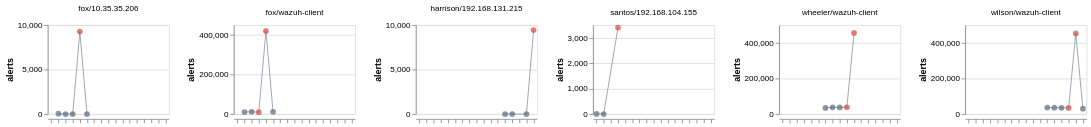

Write a Vega-Lite specification for this figure.
### Vega-Lite specification from a JSON file in a GitHub repository (floating-point values rounded to 4 significant figures)
{"$schema": "https://vega.github.io/schema/vega-lite/v5.json", "data": {"values": [{"host": "fox/10.35.35.206", "day": "2022-01-15", "count": 46, "baseline": 1, "z": 30.4, "severity": "benign"}, {"host": "fox/10.35.35.206", "day": "2022-01-16", "count": 1, "baseline": 1, "z": 0.0, "severity": "benign"}, {"host": "fox/10.35.35.206", "day": "2022-01-17", "count": 1, "baseline": 1, "z": 0.0, "severity": "benign"}, {"host": "fox/10.35.35.206", "day": "2022-01-18", "count": 9274, "baseline": 1, "z": 6255.0, "severity": "malicious"}, {"host": "fox/10.35.35.206", "day": "2022-01-19", "count": 1, "baseline": 1, "z": 0.0, "severity": "benign"}, {"host": "fox/wazuh-client", "day": "2022-01-15", "count": 10069, "baseline": 11114, "z": -0.7, "severity": "benign"}, {"host": "fox/wazuh-client", "day": "2022-01-16", "count": 11631, "baseline": 11114, "z": 0.3, "severity": "benign"}, {"host": "fox/wazuh-client", "day": "2022-01-17", "count": 9634, "baseline": 11114, "z": -1.0, "severity": "malicious"}, {"host": "fox/wazuh-client", "day": "2022-01-18", "count": 420075, "baseline": 11114, "z": 264.0, "severity": "malicious"}, {"host": "fox/wazuh-client", "day": "2022-01-19", "count": 11114, "baseline": 11114, "z": 0.0, "severity": "benign"}, {"host": "harrison/192.168.131.215", "day": "2022-02-04", "count": 5, "baseline": 4, "z": 0.4, "severity": "benign"}, {"host": "harrison/192.168.131.215", "day": "2022-02-05", "count": 2, "baseline": 4, "z": -0.9, "severity": "benign"}, {"host": "harrison/192.168.131.215", "day": "2022-02-07", "count": 3, "baseline": 4, "z": -0.4, "severity": "benign"}, {"host": "harrison/192.168.131.215", "day": "2022-02-08", "count": 9445, "baseline": 4, "z": 4245.0, "severity": "malicious"}, {"host": "santos/192.168.104.155", "day": "2022-01-14", "count": 7, "baseline": 7, "z": 0.0, "severity": "benign"}, {"host": "santos/192.168.104.155", "day": "2022-01-15", "count": 2, "baseline": 7, "z": -0.7, "severity": "benign"}, {"host": "santos/192.168.104.155", "day": "2022-01-17", "count": 3400, "baseline": 7, "z": 457.7, "severity": "malicious"}, {"host": "wheeler/wazuh-client", "day": "2022-01-26", "count": 34468, "baseline": 37931, "z": -2.8, "severity": "benign"}, {"host": "wheeler/wazuh-client", "day": "2022-01-27", "count": 37931, "baseline": 37931, "z": 0.0, "severity": "benign"}, {"host": "wheeler/wazuh-client", "day": "2022-01-28", "count": 37092, "baseline": 37931, "z": -0.7, "severity": "benign"}, {"host": "wheeler/wazuh-client", "day": "2022-01-29", "count": 38340, "baseline": 37931, "z": 0.3, "severity": "malicious"}, {"host": "wheeler/wazuh-client", "day": "2022-01-30", "count": 456108, "baseline": 37931, "z": 336.2, "severity": "malicious"}, {"host": "wilson/wazuh-client", "day": "2022-02-03", "count": 36820, "baseline": 35487, "z": 0.8, "severity": "benign"}, {"host": "wilson/wazuh-client", "day": "2022-02-04", "count": 36041, "baseline": 35487, "z": 0.3, "severity": "benign"}, {"host": "wilson/wazuh-client", "day": "2022-02-05", "count": 34933, "baseline": 35487, "z": -0.3, "severity": "benign"}, {"host": "wilson/wazuh-client", "day": "2022-02-06", "count": 34570, "baseline": 35487, "z": -0.5, "severity": "malicious"}, {"host": "wilson/wazuh-client", "day": "2022-02-07", "count": 452780, "baseline": 35487, "z": 250.2, "severity": "malicious"}, {"host": "wilson/wazuh-client", "day": "2022-02-08", "count": 30159, "baseline": 35487, "z": -3.2, "severity": "benign"}]}, "facet": {"field": "host", "type": "nominal", "columns": 3, "title": null}, "spec": {"width": 150, "height": 110, "layer": [{"mark": {"type": "line", "color": "#8a94a6", "strokeWidth": 1}, "encoding": {"x": {"field": "day", "type": "ordinal", "title": null, "axis": {"labels": false}}, "y": {"field": "count", "type": "quantitative", "title": "alerts"}}}, {"mark": {"type": "point", "filled": true, "size": 50}, "encoding": {"x": {"field": "day", "type": "ordinal"}, "y": {"field": "count", "type": "quantitative"}, "color": {"field": "severity", "type": "nominal", "legend": null, "scale": {"domain": ["benign", "malicious"], "range": ["#5b6b7a", "#d2483f"]}}, "tooltip": [{"field": "day"}, {"field": "count"}, {"field": "z"}]}}]}, "resolve": {"scale": {"y": "independent"}}}
